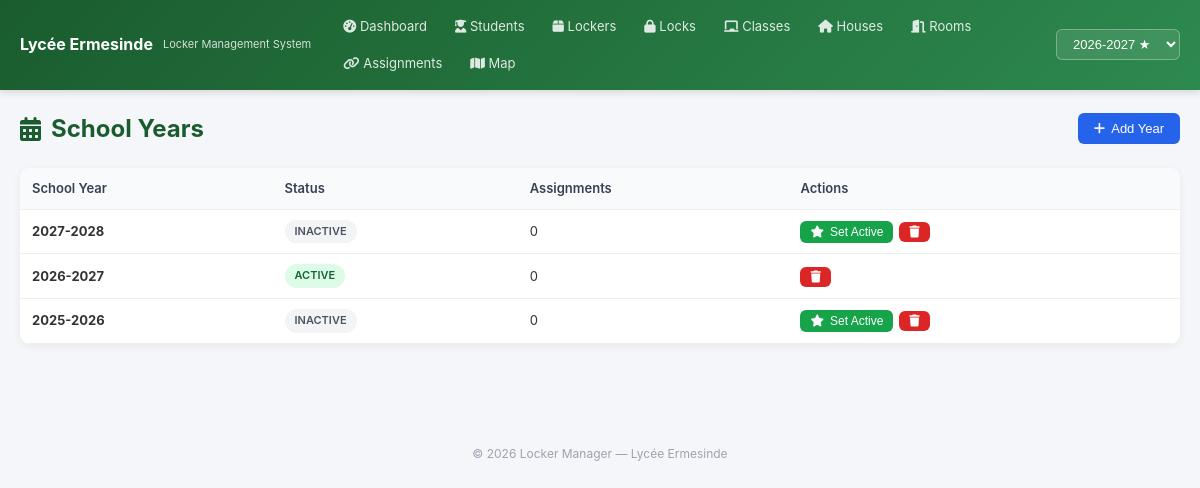
The page /school_years.php on the database its author committed.
### tables this page shows
CREATE TABLE IF NOT EXISTS school_years (
    id INT AUTO_INCREMENT PRIMARY KEY,
    start_year INT NOT NULL,
    end_year INT NOT NULL,
    is_active TINYINT(1) NOT NULL DEFAULT 0,
    created_at TIMESTAMP DEFAULT CURRENT_TIMESTAMP,
    UNIQUE KEY unique_year (start_year, end_year)
);

### includes/db.php (called while the page is built, shortened)
<?php
class DB {
    private static ?PDO $instance = null;
    public static function getInstance(): PDO {
        if (self::$instance === null) {
            $dsn = 'mysql:host=' . DB_HOST . ';dbname=' . DB_NAME . ';charset=' . DB_CHARSET;
            $options = [
                PDO::ATTR_ERRMODE            => PDO::ERRMODE_EXCEPTION,
                PDO::ATTR_DEFAULT_FETCH_MODE => PDO::FETCH_ASSOC,
                PDO::ATTR_EMULATE_PREPARES   => false,
            ];
            self::$instance = new PDO($dsn, DB_USER, DB_PASS, $options);
        }
        return self::$instance;
    }
    public static function query(string $sql, array $params = []): PDOStatement {
        $stmt = self::getInstance()->prepare($sql);
        $stmt->execute($params);
        return $stmt;
    }
    public static function fetchAll(string $sql, array $params = []): array {
        return self::query($sql, $params)->fetchAll();
    }
}

### school_years.php (the view, shortened to what this page needs)
<?php
$years = DB::fetchAll("SELECT *, (SELECT COUNT(*) FROM locker_assignments WHERE school_year_id = school_years.id) as assignment_count FROM school_years ORDER BY start_year DESC");
include 'includes/header.php';
?>
<div class="page-header">
    <h1><i class="fas fa-calendar-alt"></i> School Years</h1>
    <button class="btn btn-primary" onclick="openModal('addYearModal')"><i class="fas fa-plus"></i> Add Year</button>
</div>
<div class="card">
    <div class="card-body" style="padding:0">
        <div class="table-wrapper">
        <table>
            <thead>
                <tr>
                    <th>School Year</th>
                    <th>Status</th>
                    <th>Assignments</th>
                    <th>Actions</th>
                </tr>
            </thead>
            <tbody>
                <?php foreach ($years as $y): ?>
                <tr>
                    <td><strong><?= $y['start_year'] ?>-<?= $y['end_year'] ?></strong></td>
                    <td>
                        <?php if ($y['is_active']): ?>
                            <span class="badge badge-success">Active</span>
                        <?php else: ?>
                            <span class="badge badge-secondary">Inactive</span>
                        <?php endif; ?>
                    </td>
                    <td><?= $y['assignment_count'] ?></td>
                    <td>
                        <div class="btn-group">
                            <?php if (!$y['is_active']): ?>
                            <form method="post" style="display:inline">
                                <button class="btn btn-success btn-sm" type="submit"><i class="fas fa-star"></i> Set Active</button>
                            </form>
                            <?php endif; ?>
                            <form method="post" style="display:inline">
                                <button class="btn btn-danger btn-sm" type="submit" data-confirm="Delete school year <?= $y['start_year'] ?>-<?= $y['end_year'] ?>? This will also delete all assignments for this year."><i class="fas fa-trash"></i></button>
                            </form>
                        </div>
                    </td>
                </tr>
                <?php endforeach; ?>
            </tbody>
        </table>
        </div>
    </div>
</div>
<?php include 'includes/footer.php'; ?>

### assets/css/style.css (style rules this page uses)
*, *::before, *::after { box-sizing: border-box; margin: 0; padding: 0; }
body { font-family: -apple-system, BlinkMacSystemFont, 'Segoe UI', Roboto, Oxygen, sans-serif; background: #f4f6f9; color: #333; line-height: 1.6; min-height: 100vh; }
.card { background: #fff; border-radius: 10px; box-shadow: 0 2px 8px rgba(0,0,0,0.06); margin-bottom: 20px; overflow: hidden; }
.card-body { padding: 20px; }
.page-header { display: flex; justify-content: space-between; align-items: center; margin-bottom: 20px; flex-wrap: wrap; gap: 10px; }
.page-header h1 { font-size: 24px; color: #1a5c2e; display: flex; align-items: center; gap: 10px; }
.btn { display: inline-flex; align-items: center; gap: 6px; padding: 8px 16px; border-radius: 6px; border: none; font-size: 13px; font-weight: 500; cursor: pointer; transition: all 0.2s; text-decoration: none; }
.btn-primary { background: #2563eb; color: #fff; }
.btn-success { background: #16a34a; color: #fff; }
.btn-danger { background: #dc2626; color: #fff; }
.btn-sm { padding: 4px 10px; font-size: 12px; }
.btn-group { display: flex; gap: 6px; flex-wrap: wrap; }
.table-wrapper { overflow-x: auto; }
table { width: 100%; border-collapse: collapse; font-size: 13px; }
thead { background: #f8fafc; }
th, td { padding: 10px 12px; text-align: left; border-bottom: 1px solid #eee; }
th { font-weight: 600; color: #374151; white-space: nowrap; }
.badge { display: inline-block; padding: 3px 10px; border-radius: 20px; font-size: 11px; font-weight: 600; text-transform: uppercase; }
.badge-success { background: #dcfce7; color: #166534; }
.badge-secondary { background: #f3f4f6; color: #4b5563; }

### rows shown on the page
school_years: start_year "2027", end_year "2028", is_active "INACTIVE", assignment_count "0"
school_years: start_year "2026", end_year "2027", is_active "ACTIVE", assignment_count "0"
school_years: start_year "2025", end_year "2026", is_active "INACTIVE", assignment_count "0"

### other values the page prints
APP_NAME "Locker Manager"
form field value "2026-2027 ★"
